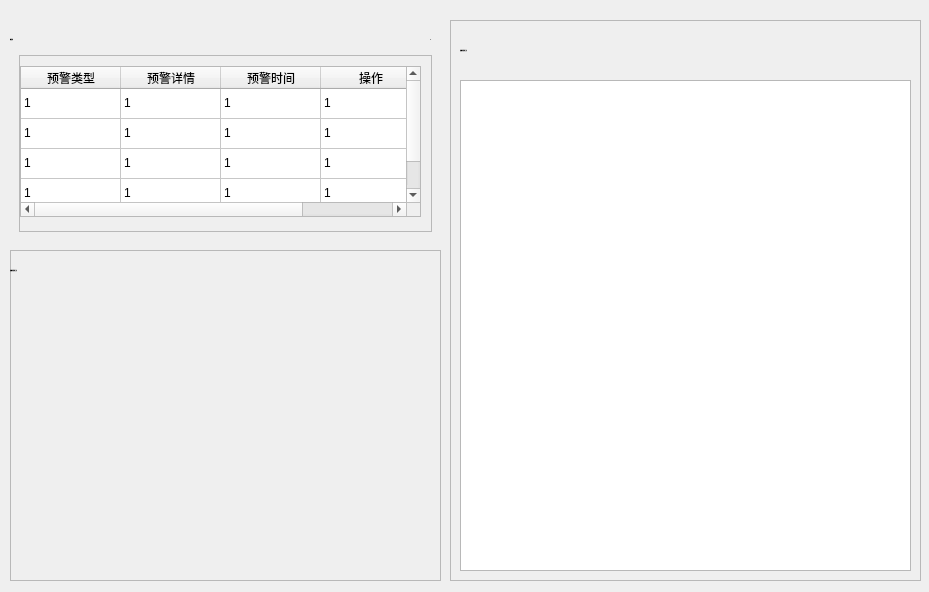
<?xml version="1.0" encoding="UTF-8"?>
<ui version="4.0">
    <class>tab1_frame</class>
    <widget class="QWidget" name="tab1_frame">
        <property name="geometry">
            <rect>
                <x>0</x>
                <y>0</y>
                <width>929</width>
                <height>592</height>
            </rect>
        </property>
        <property name="windowTitle">
            <string>Form</string>
        </property>
        <property name="styleSheet">
            <string notr="true"></string>
        </property>
        <widget class="QWidget" name="tab1" native="true">
            <property name="geometry">
                <rect>
                    <x>10</x>
                    <y>0</y>
                    <width>911</width>
                    <height>591</height>
                </rect>
            </property>
            <widget class="QWidget" name="verticalLayoutWidget_4">
                <property name="geometry">
                    <rect>
                        <x>0</x>
                        <y>250</y>
                        <width>431</width>
                        <height>331</height>
                    </rect>
                </property>
                <layout class="QVBoxLayout" name="frame2_layout">
                    <item>
                        <widget class="QFrame" name="frame2">
                            <property name="styleSheet">
                                <string notr="true"></string>
                            </property>
                            <property name="frameShape">
                                <enum>QFrame::StyledPanel</enum>
                            </property>
                            <property name="frameShadow">
                                <enum>QFrame::Raised</enum>
                            </property>
                            <widget class="QWidget" name="horizontalLayoutWidget_6">
                                <property name="geometry">
                                    <rect>
                                        <x>0</x>
                                        <y>0</y>
                                        <width>431</width>
                                        <height>41</height>
                                    </rect>
                                </property>
                                <layout class="QHBoxLayout" name="frame2_toplayout">
                                    <item>
                                        <widget class="QLabel" name="frame2_toplayout_title">
                                            <property name="font">
                                                <font>
                                                    <pointsize>-1</pointsize>
                                                    <bold>true</bold>
                                                </font>
                                            </property>
                                            <property name="styleSheet">
                                                <string notr="true"></string>
                                            </property>
                                            <property name="text">
                                                <string>各鼠笼信息汇总</string>
                                            </property>
                                        </widget>
                                    </item>
                                    <item>
                                        <spacer name="frame2_toplayout_spacer">
                                            <property name="orientation">
                                                <enum>Qt::Horizontal</enum>
                                            </property>
                                            <property name="sizeHint" stdset="0">
                                                <size>
                                                    <width>40</width>
                                                    <height>20</height>
                                                </size>
                                            </property>
                                        </spacer>
                                    </item>
                                </layout>
                            </widget>
                            <widget class="QWidget" name="verticalLayoutWidget_12">
                                <property name="geometry">
                                    <rect>
                                        <x>10</x>
                                        <y>50</y>
                                        <width>401</width>
                                        <height>271</height>
                                    </rect>
                                </property>
                                <layout class="QVBoxLayout" name="frame2_contentlayout"/>
                            </widget>
                        </widget>
                    </item>
                </layout>
            </widget>
            <widget class="QWidget" name="verticalLayoutWidget_10">
                <property name="geometry">
                    <rect>
                        <x>440</x>
                        <y>20</y>
                        <width>471</width>
                        <height>561</height>
                    </rect>
                </property>
                <layout class="QVBoxLayout" name="frame3_layout">
                    <item>
                        <widget class="QFrame" name="frame3">
                            <property name="styleSheet">
                                <string notr="true"></string>
                            </property>
                            <property name="frameShape">
                                <enum>QFrame::StyledPanel</enum>
                            </property>
                            <property name="frameShadow">
                                <enum>QFrame::Raised</enum>
                            </property>
                            <widget class="QWidget" name="verticalLayoutWidget_3">
                                <property name="geometry">
                                    <rect>
                                        <x>10</x>
                                        <y>60</y>
                                        <width>451</width>
                                        <height>491</height>
                                    </rect>
                                </property>
                                <layout class="QVBoxLayout" name="frame3_contentlayout">
                                    <item>
                                        <widget class="QGraphicsView" name="frame3_contentlayout_charts"/>
                                    </item>
                                </layout>
                            </widget>
                            <widget class="QWidget" name="horizontalLayoutWidget_4">
                                <property name="geometry">
                                    <rect>
                                        <x>10</x>
                                        <y>10</y>
                                        <width>451</width>
                                        <height>41</height>
                                    </rect>
                                </property>
                                <layout class="QHBoxLayout" name="frame3_toplayout">
                                    <item>
                                        <widget class="QLabel" name="frame3_toplayout_title">
                                            <property name="font">
                                                <font>
                                                    <pointsize>-1</pointsize>
                                                    <bold>true</bold>
                                                </font>
                                            </property>
                                            <property name="styleSheet">
                                                <string notr="true"></string>
                                            </property>
                                            <property name="text">
                                                <string>各鼠笼信息汇总</string>
                                            </property>
                                        </widget>
                                    </item>
                                    <item>
                                        <spacer name="frame3_toplayout_spacer">
                                            <property name="orientation">
                                                <enum>Qt::Horizontal</enum>
                                            </property>
                                            <property name="sizeHint" stdset="0">
                                                <size>
                                                    <width>40</width>
                                                    <height>20</height>
                                                </size>
                                            </property>
                                        </spacer>
                                    </item>
                                </layout>
                            </widget>
                        </widget>
                    </item>
                </layout>
            </widget>
            <widget class="QWidget" name="verticalLayoutWidget_11">
                <property name="geometry">
                    <rect>
                        <x>-10</x>
                        <y>20</y>
                        <width>441</width>
                        <height>221</height>
                    </rect>
                </property>
                <layout class="QVBoxLayout" name="frame1_layout">
                    <item>
                        <widget class="QWidget" name="frame1" native="true">
                            <property name="styleSheet">
                                <string notr="true"></string>
                            </property>
                            <layout class="QVBoxLayout" name="verticalLayout_4">
                                <item>
                                    <layout class="QHBoxLayout" name="frame1_toplayout">
                                        <item>
                                            <widget class="QLabel" name="frame1_toplayout_title">
                                                <property name="font">
                                                    <font>
                                                        <pointsize>-1</pointsize>
                                                        <bold>true</bold>
                                                    </font>
                                                </property>
                                                <property name="styleSheet">
                                                    <string notr="true"></string>
                                                </property>
                                                <property name="text">
                                                    <string>预警信息</string>
                                                </property>
                                            </widget>
                                        </item>
                                        <item>
                                            <spacer name="toplayout_spacer">
                                                <property name="orientation">
                                                    <enum>Qt::Horizontal</enum>
                                                </property>
                                                <property name="sizeHint" stdset="0">
                                                    <size>
                                                        <width>40</width>
                                                        <height>20</height>
                                                    </size>
                                                </property>
                                            </spacer>
                                        </item>
                                        <item>
                                            <widget class="QLabel" name="frame1_toplayout_count">
                                                <property name="font">
                                                    <font>
                                                        <family>宋体</family>
                                                        <pointsize>-1</pointsize>
                                                        <italic>false</italic>
                                                        <bold>true</bold>
                                                        <underline>false</underline>
                                                    </font>
                                                </property>
                                                <property name="styleSheet">
                                                    <string notr="true"></string>
                                                </property>
                                                <property name="text">
                                                    <string>12</string>
                                                </property>
                                            </widget>
                                        </item>
                                    </layout>
                                </item>
                                <item>
                                    <layout class="QVBoxLayout" name="frame1_contentlayout">
                                        <property name="leftMargin">
                                            <number>10</number>
                                        </property>
                                        <item>
                                            <widget class="QScrollArea" name="frame1_contentlayout_scroll">
                                                <property name="widgetResizable">
                                                    <bool>true</bool>
                                                </property>
                                                <widget class="QWidget" name="frame1_contentlayout_scroll_content">
                                                    <property name="geometry">
                                                        <rect>
                                                            <x>0</x>
                                                            <y>0</y>
                                                            <width>410</width>
                                                            <height>166</height>
                                                        </rect>
                                                    </property>
                                                    <widget class="QTableWidget" name="frame1_contentlayout_table">
                                                        <property name="geometry">
                                                            <rect>
                                                                <x>0</x>
                                                                <y>10</y>
                                                                <width>401</width>
                                                                <height>151</height>
                                                            </rect>
                                                        </property>
                                                        <property name="styleSheet">
                                                            <string notr="true">
                                                            </string>
                                                        </property>
                                                        <property name="selectionMode">
                                                            <enum>QAbstractItemView::ExtendedSelection</enum>
                                                        </property>
                                                        <property name="selectionBehavior">
                                                            <enum>QAbstractItemView::SelectRows</enum>
                                                        </property>
                                                        <attribute name="horizontalHeaderVisible">
                                                            <bool>true</bool>
                                                        </attribute>
                                                        <attribute name="horizontalHeaderHighlightSections">
                                                            <bool>true</bool>
                                                        </attribute>
                                                        <attribute name="verticalHeaderVisible">
                                                            <bool>false</bool>
                                                        </attribute>
                                                        <row>
                                                            <property name="text">
                                                                <string/>
                                                            </property>
                                                        </row>
                                                        <row>
                                                            <property name="text">
                                                                <string/>
                                                            </property>
                                                        </row>
                                                        <row>
                                                            <property name="text">
                                                                <string/>
                                                            </property>
                                                        </row>
                                                        <row>
                                                            <property name="text">
                                                                <string/>
                                                            </property>
                                                        </row>
                                                        <column>
                                                            <property name="text">
                                                                <string>预警类型</string>
                                                            </property>
                                                        </column>
                                                        <column>
                                                            <property name="text">
                                                                <string>预警详情</string>
                                                            </property>
                                                        </column>
                                                        <column>
                                                            <property name="text">
                                                                <string>预警时间</string>
                                                            </property>
                                                        </column>
                                                        <column>
                                                            <property name="text">
                                                                <string>操作</string>
                                                            </property>
                                                        </column>
                                                        <item row="0" column="0">
                                                            <property name="text">
                                                                <string>1</string>
                                                            </property>
                                                        </item>
                                                        <item row="0" column="1">
                                                            <property name="text">
                                                                <string>1</string>
                                                            </property>
                                                        </item>
                                                        <item row="0" column="2">
                                                            <property name="text">
                                                                <string>1</string>
                                                            </property>
                                                        </item>
                                                        <item row="0" column="3">
                                                            <property name="text">
                                                                <string>1</string>
                                                            </property>
                                                        </item>
                                                        <item row="1" column="0">
                                                            <property name="text">
                                                                <string>1</string>
                                                            </property>
                                                        </item>
                                                        <item row="1" column="1">
                                                            <property name="text">
                                                                <string>1</string>
                                                            </property>
                                                        </item>
                                                        <item row="1" column="2">
                                                            <property name="text">
                                                                <string>1</string>
                                                            </property>
                                                        </item>
                                                        <item row="1" column="3">
                                                            <property name="text">
                                                                <string>1</string>
                                                            </property>
                                                        </item>
                                                        <item row="2" column="0">
                                                            <property name="text">
                                                                <string>1</string>
                                                            </property>
                                                        </item>
                                                        <item row="2" column="1">
                                                            <property name="text">
                                                                <string>1</string>
                                                            </property>
                                                        </item>
                                                        <item row="2" column="2">
                                                            <property name="text">
                                                                <string>1</string>
                                                            </property>
                                                        </item>
                                                        <item row="2" column="3">
                                                            <property name="text">
                                                                <string>1</string>
                                                            </property>
                                                        </item>
                                                        <item row="3" column="0">
                                                            <property name="text">
                                                                <string>1</string>
                                                            </property>
                                                        </item>
                                                        <item row="3" column="1">
                                                            <property name="text">
                                                                <string>1</string>
                                                            </property>
                                                        </item>
                                                        <item row="3" column="2">
                                                            <property name="text">
                                                                <string>1</string>
                                                            </property>
                                                        </item>
                                                        <item row="3" column="3">
                                                            <property name="text">
                                                                <string>1</string>
                                                            </property>
                                                        </item>
                                                    </widget>
                                                </widget>
                                            </widget>
                                        </item>
                                    </layout>
                                </item>
                            </layout>
                        </widget>
                    </item>
                </layout>
            </widget>
        </widget>
    </widget>
    <resources/>
    <connections/>
</ui>
